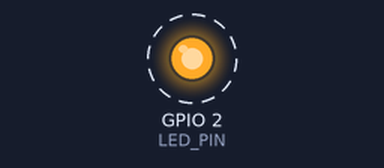
Bench run of a program on a simulated ESP32. Parts: output pins drawn as LEDs (lit = HIGH). Dashed ring = blinking. What the program prints to the serial monitor is not drawn.

Above: at 1.0 s.
Timing chart, 0 to 5.1 s (numbered marks = the images above):
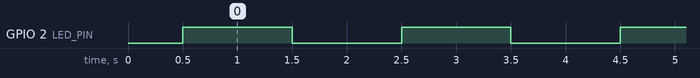

Measured:
- by itself, GPIO 2 (LED_PIN): alternates HIGH for 1.0 s and LOW for 1.0 s

The program:

main.cpp
```cpp
#include <Arduino.h>

const int LED_PIN = 2;

void setup() {
  // put your setup code here, to run once:
  pinMode(LED_PIN, OUTPUT);
  Serial.begin(115200);
  delay(500); // Wait for Serial to initialize
  Serial.println("ESP32 Blink Test");
  Serial.printf("Build: %s %s", __DATE__, __TIME__);
}

void loop() {
  // put your main code here, to run repeatedly:
  digitalWrite(LED_PIN, HIGH);
  Serial.println("LED on");
  delay(1000);
  digitalWrite(LED_PIN, LOW);
  Serial.println("LED off");
  delay(1000);
}
```
